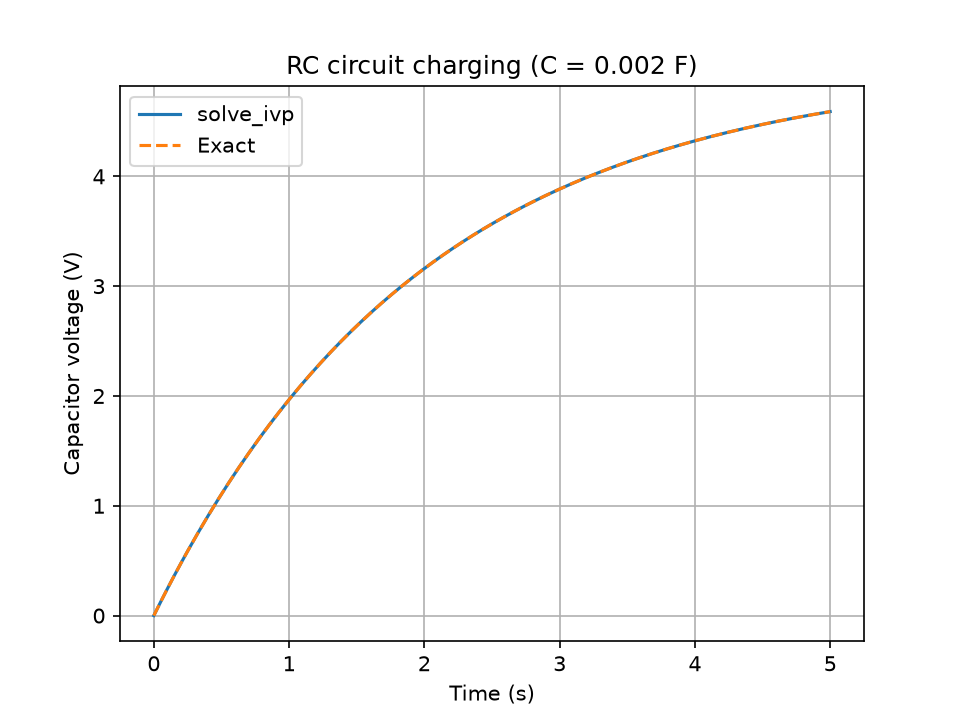

Reproduce this figure in Python.
from pathlib import Path

import numpy as np
from scipy.integrate import solve_ivp
import matplotlib.pyplot as plt

# ---- THE ONE CHANGED PARAMETER -------------------------------------------
# Original program used C = 0.001 F. Here the capacitance is doubled.
C = 0.002       # capacitance (farads)
# --------------------------------------------------------------------------

# RC charging circuit:
# dV/dt = (Vs - V)/(R*C)
Vs = 5.0        # supply voltage (V)
R = 1000.0      # resistance (ohms)
V0 = 0.0        # initial capacitor voltage

def rc_circuit(t, V):
    return [(Vs - V[0]) / (R * C)]

t_eval = np.linspace(0, 5, 200)
solution = solve_ivp(
    rc_circuit,
    (0, 5),
    [V0],
    t_eval=t_eval,
    rtol=1e-9,
    atol=1e-11
)

# Exact RC charging curve for validation
exact = Vs * (1 - np.exp(-solution.t / (R * C)))

print("Solver success:", solution.success)
print(f"Capacitor voltage at 5 s: {solution.y[0, -1]:.4f} V")
print(f"Maximum error against exact solution: {np.max(np.abs(solution.y[0] - exact)):.3e} V")

plt.plot(solution.t, solution.y[0], label="solve_ivp")
plt.plot(solution.t, exact, linestyle="--", label="Exact")
plt.xlabel("Time (s)")
plt.ylabel("Capacitor voltage (V)")
plt.title("RC circuit charging (C = 0.002 F)")
plt.legend()
plt.grid(True)
plt.savefig(Path(__file__).with_name("Task_18_modified_parameter.png"), dpi=150)
plt.show()
